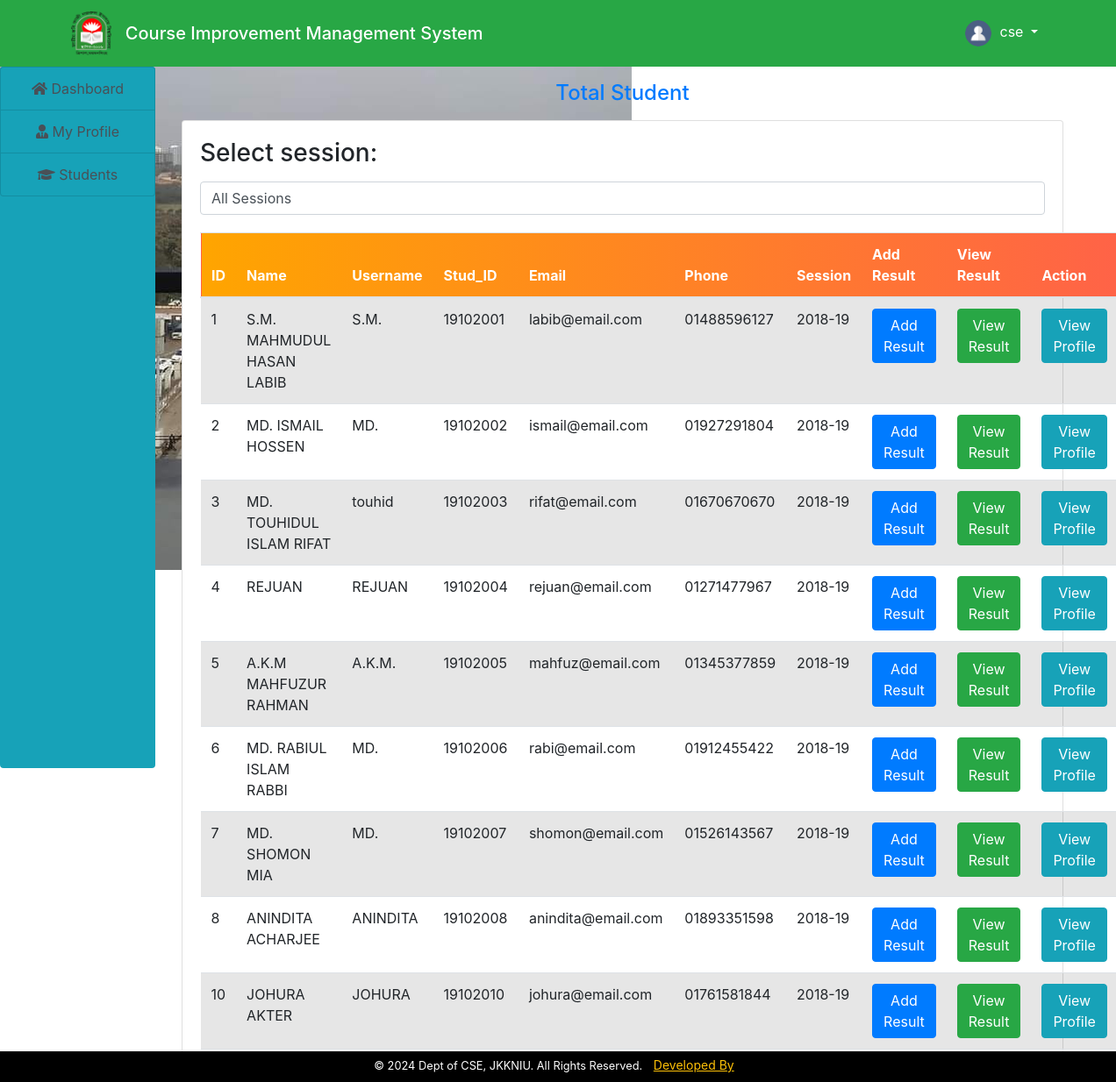
/department/student.php (signed in), run on the app's committed database.
### tables this page shows
CREATE TABLE `students` (
  `id` int(11) NOT NULL,
  `name` varchar(200) NOT NULL,
  `username` varchar(200) NOT NULL,
  `department` varchar(40) NOT NULL,
  `stud_id` varchar(100) NOT NULL,
  `reg_no` varchar(100) NOT NULL,
  `email` varchar(200) NOT NULL,
  `gender` varchar(200) NOT NULL,
  `phone` varchar(200) NOT NULL,
  `password` varchar(200) NOT NULL,
  `data_reg` varchar(200) NOT NULL,
  `status` varchar(200) NOT NULL,
  `session` varchar(200) NOT NULL,
  `otp` varchar(100) NOT NULL,
  `profile` varchar(200) NOT NULL
);

### department/student.php (the view, shortened to what this page needs)
<!DOCTYPE html>
<html>
<head>
    <link rel="stylesheet" href="https://maxcdn.bootstrapcdn.com/bootstrap/4.5.2/css/bootstrap.min.css">
    <link rel="stylesheet" href="https://cdn.datatables.net/1.11.5/css/jquery.dataTables.min.css">
    <link rel="stylesheet" href="https://maxcdn.bootstrapcdn.com/bootstrap/4.5.2/css/bootstrap.min.css">
    <link rel="stylesheet" href="../css/style.css">
    <link rel="stylesheet" href="https://cdnjs.cloudflare.com/ajax/libs/font-awesome/5.15.1/css/all.min.css">
</head>
<body style="background-image:url(images/hah.jpg); background-repeat:no-repeat;">
    <?php
      $dept=$_SESSION['dept'];
    include("header.php");
    include("../include/connect.php")
    ?>
    <div class="container-fluid">
        <div class="col-md-12">
            <div class="row">
                <div class="col-md-2" style="margin-left:-30px;">
                    <?php
                    include("sidenav.php");
                    ?>
                </div>
                <div class="col-md-10">
                    <h4 class="text-center my-3 text-primary">Total Student</h4>
                    <div class="card">
                        <div class="card-body">
                    <form method="post" style="margin-bottom: 20px;">
                        <label for="session"><h3>Select session:</h3></label>
                        <select name="session" id="session" class="form-control" onchange="this.form.submit()">
                            <option value="">All Sessions</option>
                        </select>
                    </form>
                    <?php
                    $query = "SELECT * FROM students WHERE department='$dept'";
                    $res = mysqli_query($conn, $query);
                    $output = "
                        <table class='table table-striped' id='studentTable'>
                            <thead class='custom-table-header'>
                                <tr>
                                    <th>ID</th>
                                    <th>Name</th>
                                    <th>Username</th>
                                    <th>Stud_ID</th>
                                    <th>Email</th>
                                    <th>Phone</th>
                                    <th>Session</th>
                                    <th>Add Result</th>
                                    <th>View Result</th>
                                    <th>Action</th>
                                </tr>
                            </thead>
                            <tbody>
                        ";
                    while ($row = mysqli_fetch_array($res)) {
                        $output .= "
                            <tr>
                                <td>" . $row['id'] . "</td>
                                <td>" . $row['name'] . "</td>
                                <td>" . $row['username'] . "</td>
                                <td>" . $row['stud_id'] . "</td>
                                <td>" . $row['email'] . "</td>
                                <td>" . $row['phone'] . "</td>
                                <td>" . $row['session'] . "</td>
                                <td>
                                    <a href='add_result.php?id=" . $row['id'] . "&name=" . $row['username'] . "'>
                                        <button class='btn btn-primary'>Add Result</button>
                                    </a>
                                </td>
                                <td>
                                    <a href='view_result.php?id=" . $row['id'] . "&name=" . $row['username'] . "'>
                                        <button class='btn btn-success'>View Result</button>
                                    </a>
                                </td>
                                <td>
                                    <a href='view.php?id=" . $row['id'] . "&name=" . $row['username'] . "'>
                                        <button class='btn btn-info'>View Profile</button>
                                    </a>
                                </td>
                            </tr>
                        ";
                    }
                    $output .= "
                            </tbody>
                        </table>";
                    echo $output;
                    ?>
                </div>
            </div>
                </div>
            </div>
        </div>
    </div>
     <?php
        include("../footer.php");
        ?>
</body>
</html>

### css/style.css (style rules this page uses)
body { margin: 0; font-family: 'Arial', sans-serif; }

### department/student.php (style rules this page uses)
.custom-table-header { background: linear-gradient(to right, #FFA500, #FF6347); color: #ffffff; border: 1px solid #fff; padding: 8px 12px; }

### data on the page
students: id "1", name "S.M. MAHMUDUL HASAN LABIB", username "S.M.", stud "19102001", email "labib@email.com", phone "01488596127", session "2018-19"
students: id "2", name "MD. ISMAIL HOSSEN", username "MD.", stud "19102002", email "ismail@email.com", phone "01927291804", session "2018-19"
students: id "3", name "MD. TOUHIDUL ISLAM RIFAT", username "touhid", stud "19102003", email "rifat@email.com", phone "01670670670", session "2018-19"
students: id "4", name "REJUAN", username "REJUAN", stud "19102004", email "rejuan@email.com", phone "01271477967", session "2018-19"
students: id "5", name "A.K.M MAHFUZUR RAHMAN", username "A.K.M.", stud "19102005", email "mahfuz@email.com", phone "01345377859", session "2018-19"
students: id "6", name "MD. RABIUL ISLAM RABBI", username "MD.", stud "19102006", email "rabi@email.com", phone "01912455422", session "2018-19"
students: id "7", name "MD. SHOMON MIA", username "MD.", stud "19102007", email "shomon@email.com", phone "01526143567", session "2018-19"
students: id "8", name "ANINDITA ACHARJEE", username "ANINDITA", stud "19102008", email "anindita@email.com", phone "01893351598", session "2018-19"
students: id "10", name "JOHURA AKTER", username "JOHURA", stud "19102010", email "johura@email.com", phone "01761581844", session "2018-19"

### other printed values
$user "cse"
